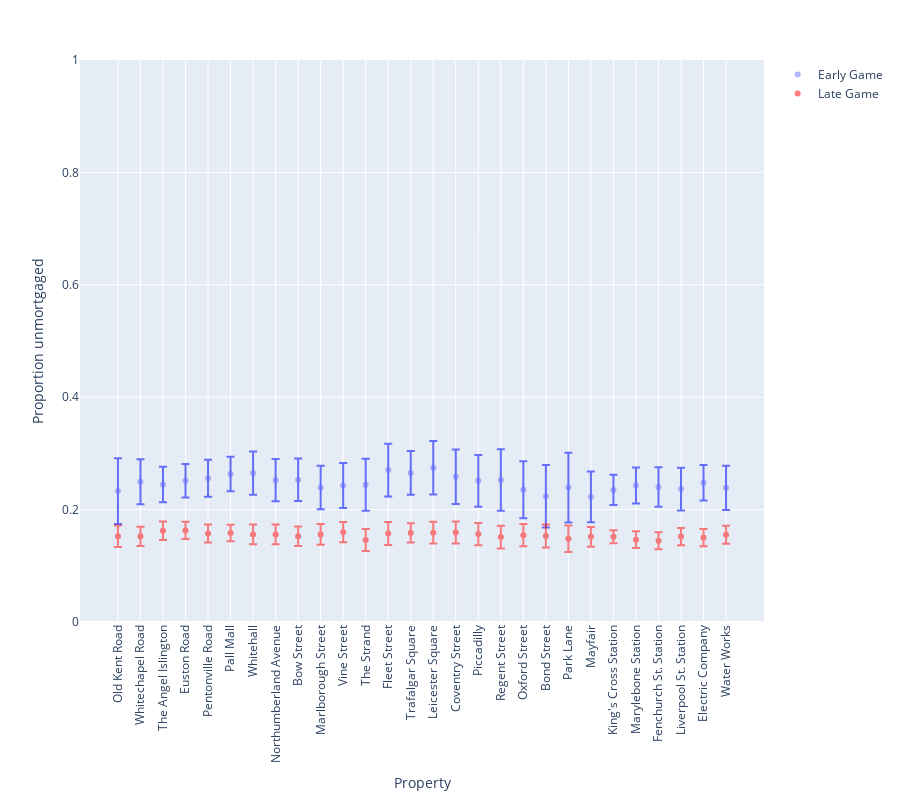

The notebook cell this image was saved under:
### Code cell
plot_action_proportions(df_unmortgage, 'Proportion unmortgaged (early game)', 
                        'Proportion unmortgaged (late game)', 'Proportion unmortgaged')

### Figure 1 — Plotly figure (JSON) as saved in the notebook; plotly's stock layout.template omitted (floating-point values rounded to 4 significant figures)
{"data": [{"error_y": {"array": [0.05837, 0.04013, 0.03138, 0.02986, 0.03292, 0.03076, 0.03851, 0.03742, 0.03774, 0.03867, 0.04017, 0.04623, 0.047, 0.03907, 0.04762, 0.0485, 0.04614, 0.05484, 0.0507, 0.05558, 0.06192, 0.04506, 0.0269, 0.03214, 0.0352, 0.03809, 0.03167, 0.03937]}, "hovertemplate": "Property=%{x}<br>Proportion unmortgaged (early game)=%{y}<extra></extra>", "legendgroup": "", "marker": {"color": "#636efa", "opacity": 0.5, "symbol": "circle"}, "mode": "markers", "name": "Early Game", "orientation": "v", "showlegend": true, "type": "scatter", "x": ["Old Kent Road", "Whitechapel Road", "The Angel Islington", "Euston Road", "Pentonville Road", "Pall Mall", "Whitehall", "Northumberland Avenue", "Bow Street", "Marlborough Street", "Vine Street", "The Strand", "Fleet Street", "Trafalgar Square", "Leicester Square", "Coventry Street", "Piccadilly", "Regent Street", "Oxford Street", "Bond Street", "Park Lane", "Mayfair", "King's Cross Station", "Marylebone Station", "Fenchurch St. Station", "Liverpool St. Station", "Electric Company", "Water Works"], "xaxis": "x", "y": [0.2329, 0.2495, 0.2447, 0.2514, 0.2556, 0.2634, 0.2649, 0.2524, 0.2531, 0.2393, 0.243, 0.2441, 0.2703, 0.2653, 0.2745, 0.2583, 0.2511, 0.2526, 0.2355, 0.2236, 0.2391, 0.2226, 0.235, 0.243, 0.2403, 0.2365, 0.2477, 0.2388], "yaxis": "y"}, {"error_y": {"array": [0.01903, 0.01699, 0.01635, 0.01527, 0.01595, 0.01478, 0.01757, 0.01771, 0.01748, 0.01855, 0.01801, 0.01943, 0.02037, 0.01699, 0.01928, 0.01951, 0.0198, 0.02023, 0.01992, 0.02047, 0.02348, 0.01755, 0.01176, 0.01485, 0.01502, 0.01538, 0.01527, 0.01599]}, "hovertemplate": "Property=%{x}<br>Proportion unmortgaged (late game)=%{y}<extra></extra>", "legendgroup": "", "marker": {"color": "red", "symbol": "circle"}, "mode": "markers", "name": "Late Game", "opacity": 0.5, "orientation": "v", "showlegend": true, "type": "scatter", "x": ["Old Kent Road", "Whitechapel Road", "The Angel Islington", "Euston Road", "Pentonville Road", "Pall Mall", "Whitehall", "Northumberland Avenue", "Bow Street", "Marlborough Street", "Vine Street", "The Strand", "Fleet Street", "Trafalgar Square", "Leicester Square", "Coventry Street", "Piccadilly", "Regent Street", "Oxford Street", "Bond Street", "Park Lane", "Mayfair", "King's Cross Station", "Marylebone Station", "Fenchurch St. Station", "Liverpool St. Station", "Electric Company", "Water Works"], "xaxis": "x", "y": [0.1527, 0.1524, 0.1625, 0.163, 0.1574, 0.1584, 0.1559, 0.1558, 0.1526, 0.1559, 0.1599, 0.1459, 0.1575, 0.1585, 0.159, 0.1593, 0.1565, 0.151, 0.1546, 0.1532, 0.1482, 0.1516, 0.1517, 0.1465, 0.1447, 0.1521, 0.1502, 0.1551], "yaxis": "y"}], "layout": {"height": 800, "legend": {"tracegroupgap": 0}, "margin": {"t": 60}, "xaxis": {"anchor": "y", "domain": [0, 1], "tickangle": -90, "title": {"text": "Property"}}, "yaxis": {"anchor": "x", "domain": [0, 1], "range": [0, 1], "title": {"text": "Proportion unmortgaged"}}}}
